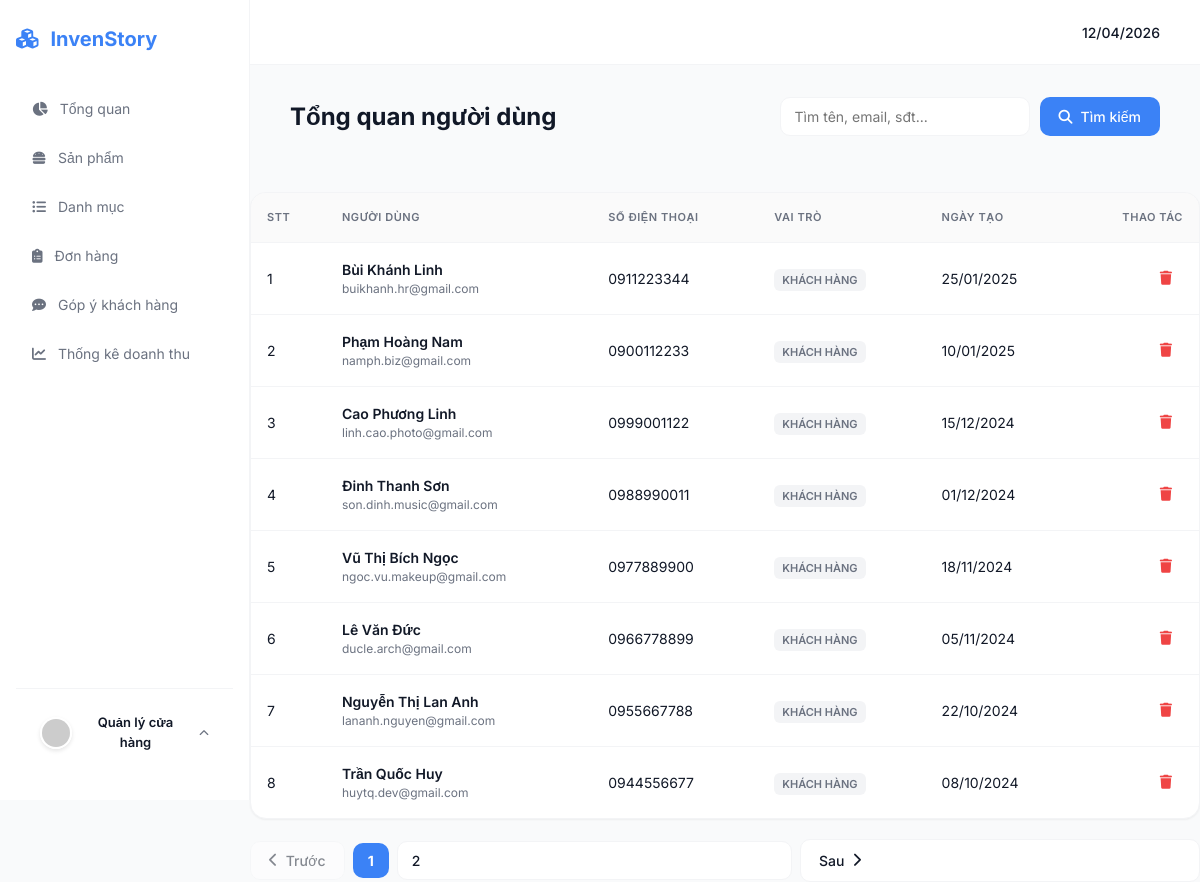
The app's page /admin/ with its own data.
### src/models.py (models this page shows)
class User(db.Model):
    __tablename__ = 'users'
    id = db.Column(db.Integer, primary_key=True)
    username = db.Column(db.String(50), unique=True, nullable=False)
    full_name = db.Column(db.String(100), nullable=False)
    email = db.Column(db.String(100), unique=True, nullable=False)
    password_hash = db.Column(db.String(255), nullable=False)
    phone = db.Column(db.String(15))
    address = db.Column(db.Text)
    role = db.Column(db.String(20), default='customer')
    created_at = db.Column(db.DateTime, default=datetime.utcnow)
    cart = db.relationship('Cart', backref='user', uselist=False, cascade="all, delete-orphan")
    orders = db.relationship('Order', backref='user', lazy=True)
    reviews = db.relationship('Review', backref='user', lazy=True)

### src/admin.py (the view, shortened to what this page needs)
@admin_bp.route('/')
def admin_index():
    search_query = request.args.get('search', '').strip()
    page = request.args.get('page', 1, type=int)
    query = User.query
    pagination = query.order_by(User.created_at.desc()).paginate(page=page, per_page=8, error_out=False)
    users = pagination.items
    return render_template('admin/index.html',
                           users=users,
                           search_query=search_query,
                           pagination=pagination)

### src/templates/admin/index.html (shortened to what this page needs)
{% extends "admin/base.html" %}
{% block content %}
<div class="page-header">
    <h1 class="report-title">Tổng quan người dùng</h1>
    <form method="GET" action="/admin/" class="header-actions" style="display: flex; gap: 10px; margin: 0;">
        <input type="text" name="search" placeholder="Tìm tên, email, sđt..." style="width: 250px;"
            value="{{ search_query }}">
        <button type="submit" class="btn btn-add">
            <i class="fa-solid fa-magnifying-glass"></i> Tìm kiếm
        </button>
    </form>
</div>
</div>
<div class="data-card">
    <table>
        <thead>
            <tr>
                <th>STT</th>
                <th>Người dùng</th>
                <th>Số điện thoại</th>
                <th>Vai trò</th>
                <th>Ngày tạo</th>
                <th style="text-align: right;">Thao tác</th>
            </tr>
        </thead>
        <tbody id="userTable">
            {% for user in users %}
            <tr id="user-row-{{ user.id }}">
                <td>{{ loop.index + (pagination.page - 1) * pagination.per_page }}</td>
                <td>
                    <div style="display: flex; align-items: center; gap: 12px;">
                        <div>
                            <b>{{ user.full_name }}</b>
                            <div class="text-content-truncate" style="font-size: 12px;">{{ user.email }}</div>
                        </div>
                    </div>
                </td>
                <td>{{ user.phone or 'Chưa cập nhật' }}</td>
                <td>
                    {% if user.role == 'admin' %}
                    <span class="status-badge" style="background: #fee2e2; color: #991b1b;">Admin</span>
                    {% else %}
                    <span class="status-badge status-read">Khách hàng</span>
                    {% endif %}
                </td>
                <td>{{ user.created_at.strftime('%d/%m/%Y') if user.created_at else '' }}</td>
                <td style="text-align: right; color: var(--text-muted);">
                    <button class="btn text-danger" style="padding: 6px 10px; background: transparent;" title="Xóa"
                        onclick="deleteUser({{ user.id }})">
                        <i class="fa-solid fa-trash"></i>
                    </button>
                </td>
            </tr>
            {% endfor %}
        </tbody>
    </table>
</div>
<div class="pagination-wrapper"
    style="display: flex; justify-content: flex-end; align-items: center; margin-top: 20px; gap: 8px;">
    {% if pagination.has_prev %}
    <a href="{{ url_for('admin.admin_index', page=pagination.prev_num, search=search_query) }}" class="btn btn-upload">
        <i class="fa-solid fa-chevron-left"></i> Trước
    </a>
    {% else %}
    <button class="btn btn-upload" style="opacity: 0.5; cursor: not-allowed;" disabled>
        <i class="fa-solid fa-chevron-left"></i> Trước
    </button>
    {% endif %}
    {% for page_num in pagination.iter_pages(left_edge=1, right_edge=1, left_current=1, right_current=2) %}
    {% if page_num %}
    {% if pagination.page == page_num %}
    <button class="btn btn-add" style="padding: 8px 14px; font-weight: bold;">{{ page_num }}</button>
    {% else %}
    <a href="{{ url_for('admin.admin_index', page=page_num, search=search_query) }}" class="btn btn-upload"
        style="padding: 8px 14px;">{{ page_num }}</a>
    {% endif %}
    {% else %}
    <span style="color: var(--text-muted);">...</span>
    {% endif %}
    {% endfor %}
    {% if pagination.has_next %}
    <a href="{{ url_for('admin.admin_index', page=pagination.next_num, search=search_query) }}" class="btn btn-upload">
        Sau <i class="fa-solid fa-chevron-right"></i>
    </a>
    {% else %}
    <button class="btn btn-upload" style="opacity: 0.5; cursor: not-allowed;" disabled>
        Sau <i class="fa-solid fa-chevron-right"></i>
    </button>
    {% endif %}
</div>
{% endblock %}

### src/static/css/style.css (style rules this page uses)
:root { --bg-body: #f9fafb; --sidebar-w: 250px; --primary: #3b82f6; --primary-light: #eff6ff; --border: #f3f4f6; --text-main: #111827; --text-muted: #6b7280; --success: #10b981; --warning: #f59e0b; --danger: #ef4444; --shadow-sm: 0 1px 2px 0 rgba(0, 0, 0, 0.05); --shadow-md: 0 4px 6px -1px rgba(0, 0, 0, 0.1), 0 2px 4px -1px rgba(0, 0, 0, 0.06); }
* { margin: 0; padding: 0; box-sizing: border-box; font-family: 'Inter', sans-serif; }
body { background-color: var(--bg-body); color: var(--text-main); line-height: 1.5; -webkit-font-smoothing: antialiased; }
a { text-decoration: none; color: inherit; display: flex; align-items: center; gap: 12px; width: 100%; }
.page-header { display: flex; justify-content: space-between; align-items: center; margin-bottom: 24px; }
.report-title { font-size: 24px; font-weight: 700; color: var(--text-main); }
.data-card { background: #fff; border-radius: 16px; border: 1px solid var(--border); box-shadow: var(--shadow-sm); overflow: hidden; }
table { width: 100%; border-collapse: collapse; }
th { text-align: left; padding: 16px; font-size: 11px; text-transform: uppercase; letter-spacing: 0.05em; color: var(--text-muted); border-bottom: 1px solid var(--border); background: #fafafa; font-weight: 600; }
td { padding: 16px; border-bottom: 1px solid var(--border); font-size: 14px; color: var(--text-main); vertical-align: middle; }
tr:last-child td { border-bottom: none; }
td b, td strong { font-weight: 600; color: var(--text-main); }
.header-actions { display: flex; gap: 10px; }
.btn { padding: 10px 18px; border-radius: 10px; cursor: pointer; font-size: 14px; font-weight: 500; display: inline-flex; align-items: center; gap: 8px; transition: 0.2s ease; border: 1px solid transparent; }
.btn i { font-size: 14px; }
.btn-add { background: var(--primary); color: #fff; }
.btn-upload { border-color: var(--border); background: #fff; color: var(--text-main); }
input, select { padding: 10px 14px; border: 1px solid var(--border); border-radius: 10px; outline: none; font-size: 14px; color: var(--text-main); transition: all 0.2s ease; background: #fff; }
.text-danger { color: var(--danger) !important; }
.text-content-truncate { max-width: 400px; white-space: nowrap; overflow: hidden; text-overflow: ellipsis; color: var(--text-muted); font-size: 13px; }
.status-badge { padding: 4px 8px; border-radius: 6px; font-size: 11px; font-weight: 600; text-transform: uppercase; }
.status-read { background: #f3f4f6; color: #6b7280; }

### records on screen
User: full_name "Bùi Khánh Linh", email "buikhanh.hr@gmail.com", phone "0911223344", role "KHÁCH HÀNG", created_at "25/01/2025"
User: full_name "Phạm Hoàng Nam", email "namph.biz@gmail.com", phone "0900112233", role "KHÁCH HÀNG", created_at "10/01/2025"
User: full_name "Cao Phương Linh", email "linh.cao.photo@gmail.com", phone "0999001122", role "KHÁCH HÀNG", created_at "15/12/2024"
User: full_name "Đinh Thanh Sơn", email "son.dinh.music@gmail.com", phone "0988990011", role "KHÁCH HÀNG", created_at "01/12/2024"
User: full_name "Vũ Thị Bích Ngọc", email "ngoc.vu.makeup@gmail.com", phone "0977889900", role "KHÁCH HÀNG", created_at "18/11/2024"
User: full_name "Lê Văn Đức", email "ducle.arch@gmail.com", phone "0966778899", role "KHÁCH HÀNG", created_at "05/11/2024"
User: full_name "Nguyễn Thị Lan Anh", email "lananh.nguyen@gmail.com", phone "0955667788", role "KHÁCH HÀNG", created_at "22/10/2024"
User: full_name "Trần Quốc Huy", email "huytq.dev@gmail.com", phone "0944556677", role "KHÁCH HÀNG", created_at "08/10/2024"

### other values on screen
{{ page_num }} "1"
{{ page_num }} "2"
